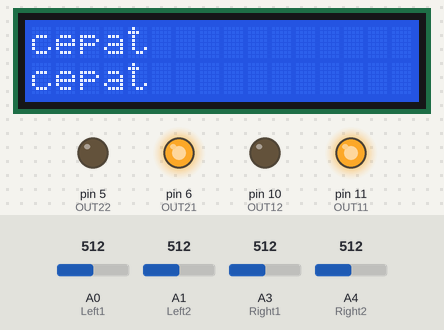
Bench run of a sketch on a simulated Arduino Uno, built with avr-gcc and run on an emulated ATmega328P. Shown: 16×2 character LCD, output pins drawn as LEDs (lit = HIGH). The inputs (shaded band) are chosen by the test bench; at power-on: A0 (Left1) = 512, A3 (Right1) = 512, A1 (Left2) = 512, A4 (Right2) = 512.

Above: at 1.2 s.
1.3 s: A0 (Left1) set to 601
2.8 s: A0 (Left1) set to 625
At 4.0 s:
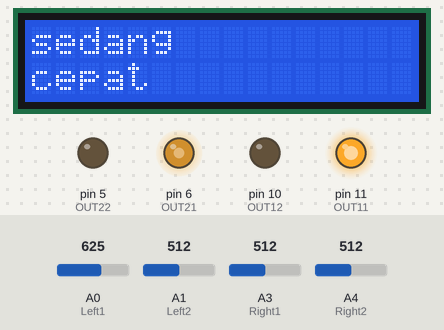
4.3 s: A3 (Right1) set to 603
5.8 s: A3 (Right1) set to 631
At 6.4 s:
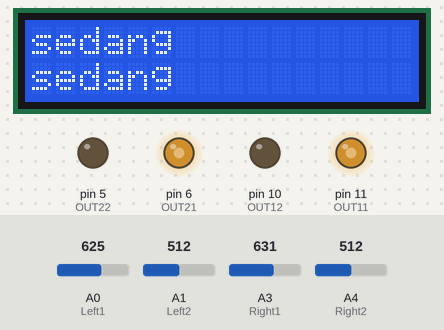
7.3 s: A0 (Left1) set to 306
At 8.1 s:
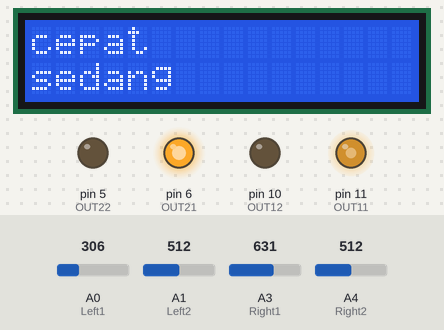
8.8 s: A3 (Right1) set to 811
10.3 s: A3 (Right1) set to 836
At 11.5 s:
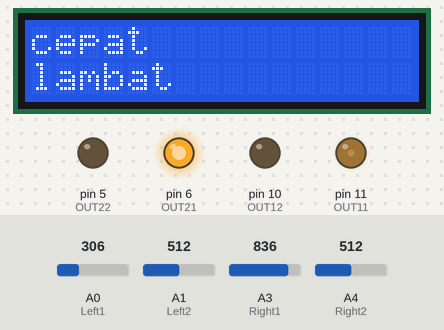
Timing chart, 0 to 12.8 s (numbered marks = the images above; inputs shaded):
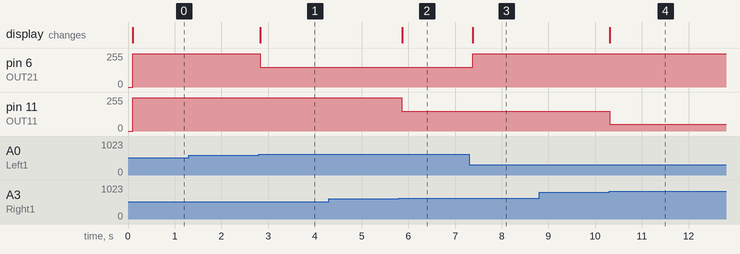

The sketch:

fikr_oni.ino
```cpp
#include <LiquidCrystal.h>
//define pin PWM
int OUT11 = 11;
int OUT12 = 10;
int OUT21 = 6;
int OUT22 = 5;
//define pin LCD
int D7 = 12;
int D6 = 8;
int D5 = 7;
int D4 = 4;
int EN = 3;
int RS = 2;
LiquidCrystal lcd(RS, EN, D4, D5, D6, D7);
//define pin Input photodiode
int Left1 = A0;
int Left2 = A1;
int Right1 = A3;
int Right2 = A4;

float left1val = 0;
float right1val = 0;
float left2val = 0;
float right2val = 0;

float sensorkiri1;
float sensorkiri2;
float sensorkanan1;
float sensorkanan2;

int RightSum = 0;
int LeftSum = 0;
int RightOut = 0;
int LeftOut = 0;
//define delay and interval
const unsigned long motorInterval = 100;
unsigned long motorTime;

//Rule Base Kiri
float depankiri [3];
float belakangkiri [3];
float rulekiri [3][3];
float rulekiri00, rulekiri01, rulekiri02;
float rulekiri10, rulekiri11, rulekiri12;
float rulekiri20, rulekiri21, rulekiri22;

//Rule Base Kanan
float depankanan [3];
float belakangkanan [3];
float rulekanan [3][3];
float rulekanan00, rulekanan01, rulekanan02;
float rulekanan10, rulekanan11, rulekanan12;
float rulekanan20, rulekanan21, rulekanan22;

float pwmkanan,pwmkiri;

 //hacky method of writing tens and hundreds on LCD
 void LCDOut(){
  lcd.clear();
        if (pwmkiri == 50) {
            lcd.setCursor(0, 0);
            lcd.print("lambat");
        } else if (pwmkiri == 150) {
            lcd.setCursor(0, 0);
            lcd.print("sedang");
        } else if (pwmkiri == 250){
            lcd.setCursor(0,0);
            lcd.print("cepat");
        } else{
            lcd.setCursor(0,0);
            lcd.print(pwmkiri);
        }

        if (pwmkanan == 50) {
            lcd.setCursor(0, 1);
            lcd.print("lambat");
        } else if (pwmkanan == 150) {
            lcd.setCursor(0, 1);
            lcd.print("sedang");
        } else if (pwmkanan == 250){
            lcd.setCursor(0,1);
            lcd.print("cepat");
        } else{
            lcd.setCursor(0,1);
            lcd.print(pwmkanan);
        }

 }


void FuzzyDepanKanan(){
  // untuk suhu dingin
  if (right1val <= 2.5)
  { depankanan [0] = 1;}
  else if (right1val > 2.5 && right1val <= 3)
  {  depankanan [0] = (3 - right1val)/(3 - 2.5); }
  else
  { depankanan [0] = 0;}

  // untuk suhu hangat
  if (right1val <= 2.5)
  { depankanan [1] = 0;}
  else if (right1val > 2.5 && right1val <= 3)
  { depankanan [1] = (right1val-3)/(3-2.5);}
  else if (right1val > 3 && right1val <= 3.5)
  { depankanan [1] = (3.5-right1val)/(3.5 - 3);}
  else
 { depankanan [1] = 0;}

  // untuk suhu panas
  if (right1val <= 3)
  { depankanan [2] = 0;}
  else if (right1val > 3 && right1val <= 3.5)
  { depankanan [2] = (right1val-3)/(3.5-3);}
  else
  { depankanan [2] = 1;}
}

void FuzzyBelakangKanan(){
  // untuk suhu dingin
  if (right2val <= 2.5)
  { belakangkanan [0] = 1;}
  else if (right2val > 2.5 && right2val <= 3)
  {  belakangkanan [0] = (3 - right2val)/(3 - 2.5); }
  else
  { belakangkanan [0] = 0;}

  // untuk suhu hangat
  if (right2val <= 2.5)
  { belakangkanan [1] = 0;}
  else if (right2val > 2.5 && right2val <= 3)
  { belakangkanan [1] = (right2val-3)/(3-2.5);}
  else if (right2val > 3 && right2val <= 3.5)
  { belakangkanan [1] = (3.5-right2val)/(3.5 - 3);}
  else
 { belakangkanan [1] = 0;}

  // untuk suhu panas
  if (right2val <= 3)
  { belakangkanan [2] = 0;}
  else if (right2val > 3 && right2val <= 3.5)
  { belakangkanan [2] = (right2val-3)/(3.5-3);}
  else
  { belakangkanan [2] = 1;}
}

void FuzzyDepanKiri(){
  // untuk suhu dingin
  if (left1val <= 2.5)
  { depankiri [0] = 1;}
  else if (left1val > 2.5 && left1val <= 3)
  {  depankiri [0] = (3 - left1val)/(3 - 2.5); }
  else
  { depankiri [0] = 0;}

  // untuk suhu hangat
  if (left1val <= 2.5)
  { depankiri [1] = 0;}
  else if (left1val > 2.5 && left1val <= 3)
  { depankiri [1] = (left1val-3)/(3-2.5);}
  else if (left1val > 3 && left1val <= 3.5)
  { depankiri [1] = (3.5-left1val)/(3.5 - 3);}
  else
 { depankiri [1] = 0;}

  // untuk suhu panas
  if (left1val <= 3)
  { depankiri [2] = 0;}
  else if (left1val > 3 && left1val <= 3.5)
  { depankiri [2] = (left1val-3)/(3.5-3);}
  else
  { depankiri [2] = 1;}
}


void FuzzyBelakangKiri(){
  // untuk suhu dingin
  if (left2val <= 2.5)
  { belakangkiri [0] = 1;}
  else if (left2val > 2.5 && left2val <= 3)
  {  belakangkiri [0] = (3 - left2val)/(3 - 2.5); }
  else
  { belakangkiri [0] = 0;}

  // untuk suhu hangat
  if (left2val <= 2.5)
  { belakangkiri [1] = 0;}
  else if (left2val > 2.5 && left2val <= 3)
  { belakangkiri [1] = (left2val-3)/(3-2.5);}
  else if (left2val > 3 && left2val <= 3.5)
  { belakangkiri[1] = (3.5-left2val)/(3.5 - 3);}
  else
 { belakangkiri [1] = 0;}

  // untuk suhu panas
  if (left2val <= 3)
  { belakangkiri [2] = 0;}
  else if (left2val > 3 && left2val <= 3.5)
  { belakangkiri [2] = (left2val-3)/(3.5-3);}
  else
  { belakangkiri [2] = 1;}
}

void RuleKiri (){
 int i, j;
 float temp;
 for ( i=0; i<=2; i=i+1)
 {
   for ( j=0; j<=2; j=j+1)
   {
     temp = min(depankiri[i], belakangkiri[j]);
     rulekiri [i][j] = temp;
   }
 }
 rulekiri00 = rulekiri [0][0]; // (Cepat)
 rulekiri01 = rulekiri [0][1]; // (Cepat)
 rulekiri02 = rulekiri [0][2]; // (Cepat)

 rulekiri10 = rulekiri [1][0]; // (Lambat)
 rulekiri11 = rulekiri [1][1]; // (Sedang)
 rulekiri12 = rulekiri [1][2]; // (Cepat)

 rulekiri20 = rulekiri [2][0]; // (Lambat)
 rulekiri21 = rulekiri [2][1]; // (Lambat)
 rulekiri22 = rulekiri [2][2]; // (Lambat)
}

void RuleKanan (){
 int i, j;
 float temp;
 for ( i=0; i<=2; i=i+1)
 {
   for ( j=0; j<=2; j=j+1)
   {
     temp = min(depankanan[i], belakangkanan[j]);
     rulekanan [i][j] = temp;
   }
 }
 rulekanan00 = rulekanan [0][0]; // (Cepat)
 rulekanan01 = rulekanan [0][1]; // (Cepat)
 rulekanan02 = rulekanan [0][2]; // (Cepat)

 rulekanan10 = rulekanan [1][0]; // (Lambat)
 rulekanan11 = rulekanan [1][1]; // (Sedang)
 rulekanan12 = rulekanan [1][2]; // (Cepat)

 rulekanan20 = rulekanan [2][0]; // (Lambat)
 rulekanan21 = rulekanan [2][1]; // (Lambat)
 rulekanan22 = rulekanan [2][2]; // (Lambat)
}


float DefuzzyKiri () {
  // metode sugeno (weighted average)
  float lambat = 50;
  float sedang = 150;
  float cepat = 250;
  float defuz,pwm;
  RuleKiri();
  pwm = (rulekiri00 * cepat) + (rulekiri01 * cepat)+ (rulekiri02 *cepat)+ (rulekiri10 * lambat)+ (rulekiri11 * sedang)+ (rulekiri12 * cepat) + (rulekiri20 * lambat)+ (rulekiri21 * lambat)+ (rulekiri22 * lambat);

  defuz = 0;
  int i, j;
  for ( i=0; i<=2; i=i+1)
  {
    for ( j=0; j<=2; j=j+1)
    {
      defuz = defuz + rulekiri [i][j];
    }
  }
  if (defuz != 0){
  pwm = pwm / defuz;
  } else{
    pwm = sedang;
  }
  return pwm;
}

float DefuzzyKanan() {
  // metode sugeno (weighted average)
  float lambat = 50;
  float sedang = 150;
  float cepat = 250;
  float defuz,pwm;
  RuleKanan();
  pwm = (rulekanan00 * cepat) + (rulekanan01 * cepat)+ (rulekanan02 *cepat)+ (rulekanan10 * lambat)+ (rulekanan11 * sedang)+ (rulekanan12 * cepat) + (rulekanan20 * lambat)+ (rulekanan21 * lambat)+ (rulekanan22 * lambat);

  defuz = 0;
  int i, j;
  for ( i=0; i<=2; i=i+1)
  {
    for ( j=0; j<=2; j=j+1)
    {
      defuz = defuz + rulekanan [i][j];
    }
  }
  if (defuz != 0){
  pwm = pwm / defuz;
  } else{
    pwm = sedang;
  }
  return pwm;
}

void setup()
{
    lcd.begin(16, 2);
    pinMode(OUT11, OUTPUT); // sets the pin as output
    pinMode(OUT12, OUTPUT); // sets the pin as output
    pinMode(OUT21, OUTPUT); // sets the pin as output
    pinMode(OUT22, OUTPUT); // sets the pin as output

    pinMode(Left1, INPUT);
    pinMode(Right1, INPUT);
    pinMode(Left2, INPUT);
    pinMode(Right2, INPUT);

    Serial.begin(9600);
    analogWrite(OUT12, 0);
    analogWrite(OUT22, 0);
}

void loop()
{
    if (millis() - motorTime > motorInterval) {
        motorTime = millis();
  // baca datanya

        sensorkiri1 = analogRead(Left1);
        left1val = map(sensorkiri1,0,1023,0,5);

        sensorkiri2 = analogRead(Left2);
        left2val = map(sensorkiri2,0,1023,0,5);

        sensorkanan1 = analogRead(Right1);
        right1val = map(sensorkanan1,0,1023,0,5);

        sensorkanan2 = analogRead(Right2);
        right2val = map(sensorkanan2,0,1023,0,5);

        FuzzyDepanKanan();
        FuzzyBelakangKanan();
        FuzzyDepanKiri();
        FuzzyBelakangKiri();

        pwmkanan = DefuzzyKanan();
        pwmkiri =  DefuzzyKiri();

        analogWrite(OUT11, pwmkanan);
        analogWrite(OUT21, pwmkiri);
        LCDOut();
    }
}
```

Measured:
- the behaviour switches between 613 and 614 on A0 (Left1) (found by bisection; images 0 and 1)
- the behaviour switches between 613 and 614 on A3 (Right1) (found by bisection; images 1 and 2)
- the behaviour switches between 818 and 819 on A3 (Right1) (found by bisection; images 3 and 4)
- after the input at 1.3 s, every drawn part: stays the same
- after the input at 2.8 s, pin 6 (OUT21): 250/255 → 150/255 at once; the display: changes at once (image 1)
- after the input at 4.3 s, every drawn part: stays the same
- after the input at 5.8 s, pin 11 (OUT11): 250/255 → 150/255 after 0.06 s; the display: changes after 0.07 s (image 2)
- after the input at 7.3 s, pin 6 (OUT21): 150/255 → 250/255 after 0.08 s; the display: changes after 0.08 s (image 3)
- after the input at 8.8 s, every drawn part: stays the same
- after the input at 10.3 s, pin 11 (OUT11): 150/255 → 50/255 at once; the display: changes at once (image 4)
